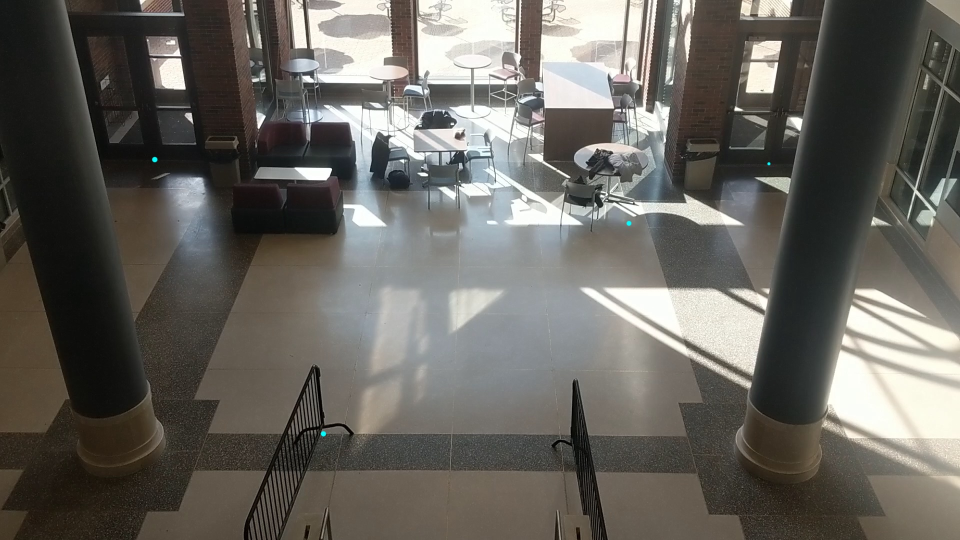
#> input picture camera_reference.jpg, 1920 x 1080 px (shown at 1/2 size); the run also reads 1 picture not shown here
$ python 2d_mapping.py
#> lines starting #> are read from the running program, lines starting #| are printed output that depends on the picture; after the words box and inside, x2 and y2 are one past the last pixel; in counts of white or black regions, pixels touching at a corner belong together
import numpy as np
import cv2
import operator
import displayer

def coord_extraction (img):

    # Load the image
#> called with img = 'camera_reference.jpg'
    image = cv2.imread(img)
#> image is the input picture: shape (1080, 1920, 3); mean B, G, R 94, 99.9, 102.5
    width = image.shape[1]
#> width = 1920
    height= image.shape[0]
#> height = 1080
    if width < 200 or height < 200:
        resize_factor = 10
        dwidth = int(width*resize_factor)
        dheight= int(height*resize_factor)
        dim = (dwidth,dheight)
        resized = cv2.resize(image,dim)
        hsv = cv2.cvtColor(resized, cv2.COLOR_BGR2HSV)
    else:
        hsv = cv2.cvtColor(image, cv2.COLOR_BGR2HSV)
#> hsv: shape (1080, 1920, 3); mean H, S, V 38, 37.9, 104.3

    # Filter blue color
    lower_blue = np.array([35, 140, 60])
    upper_blue = np.array([255, 255, 180])
    mask = cv2.inRange(hsv, lower_blue, upper_blue)
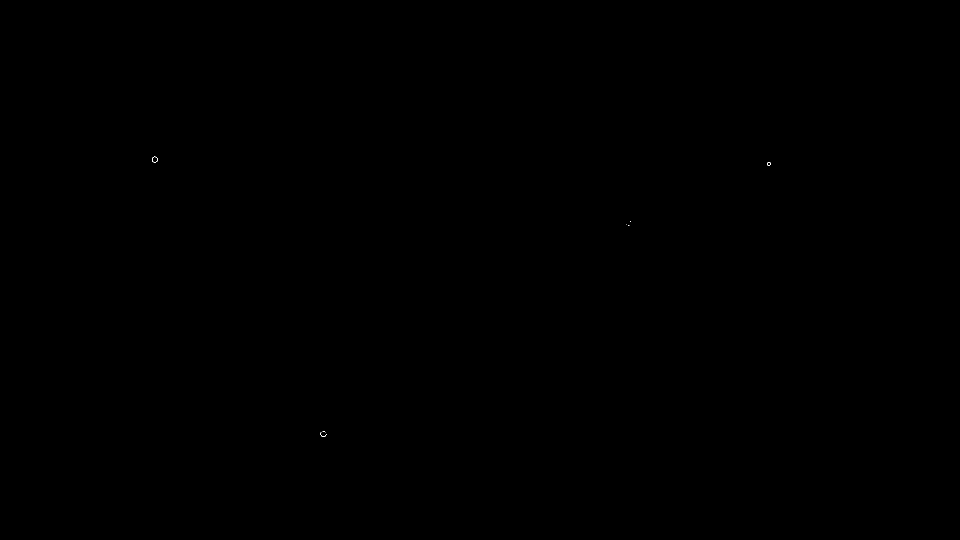
#> mask: shape (1080, 1920) (shown at 1/2 size); 0% white in thin lines or dots, all inside (x1, y1, x2, y2) = (304, 313, 1542, 874)
    coord=cv2.findNonZero(mask)
#> coord = contour of 98 points, box (x1, y1, x2, y2) (304, 313, 1542, 874), area 311394

    if width < 200 or height < 200:
        res = cv2.bitwise_and(resized,resized, mask= mask)
    else:
        res = cv2.bitwise_and(image,image, mask= mask)
    #cv2.imshow('res',res)
    #cv2.waitKey(0)
    #cv2.destroyAllWindows()

    x_coordinate = np.array([])
    y_coordinate = np.array([])

    # Put all coordinates that are blue in a list
    for pt in coord:
        x,y = np.split(pt[0],2)
        x_coordinate = np.append(x_coordinate,x[0])
        y_coordinate = np.append(y_coordinate,y[0])
#> this loop made 98 passes
#> (x, y) on passes 13 to 24: ([304], [317]), ([314], [317]), ([304], [318]), ([314], [318]), ([315], [318]), ([304], [319]), ([314], [319]), ([315], [319]), ([304], [320]), ([314], [320]), ([315], [320]), ([304], [321])
#> (x, y, x_coordinate, y_coordinate) on passes 1 to 6: ([308], [313], [308], [313]), ([309], [313], [308, 309], [313, 313]), ([310], [313], [308, 309, 310], [313, 313, 313]), ([306], [314], [308, 309, 310, 306], [313, 313, 313, 314]), ([307], [314], [308, 309, 310, 306, 307], [313, 313, 313, 314, 314]), ([311], [314], [308, 309, 310, 306, 307, 311], [313, 313, 313, 314, 314, 314])
#> after the loop, x_coordinate = 98 values, max 1541 at index 45, min 304 at index 9, mean 774.8; y_coordinate = 98 values from 313 to 873

    coord_list = []
    for i in range (0,x_coordinate.size):
        coord_list.append((x_coordinate[i],y_coordinate[i]))
#> after the loop, coord_list = 98 pairs, first value 304 to 1541, second value 313 to 873

    coord_list.sort(key = operator.itemgetter(0))

    # Group the coordinates
    x_coordinate = []
    y_coordinate = []
    for pt in coord_list:
        x,y = pt
        x_coordinate.append(x)
        y_coordinate.append(y)
#> this loop made 98 passes
#> (x, y) on passes 1 to 12: (304, 316), (304, 317), (304, 318), (304, 319), (304, 320), (304, 321), (305, 315), (305, 316), (305, 322), (305, 323), (306, 314), (306, 323)
#> after the loop, x_coordinate = 98 values from 304 to 1541; y_coordinate = 98 values, max 873 at index 50, min 313 at index 14, mean 502.8

    x_coord = [[]]
    x_coord[0].append(x_coordinate[0])
    axis_value = 0

    for i in range(1,len(x_coordinate)):
        if np.abs(x_coordinate[i] - x_coordinate[i-1]) >= 100:
            x_coord.append([])
            axis_value += 1
        x_coord[axis_value].append(x_coordinate[i])
#> this loop made 97 passes
#> after the loop, axis_value = 3; x_coord = 4 items

    y_coord = [[]]
    y_coord[0].append(y_coordinate[0])
    axis_value = 0
    incr = 1

    for j in range(1,len(y_coordinate)):
        if incr == len(x_coord[axis_value]):
            y_coord.append([])
            axis_value += 1
            incr = 0
        y_coord[axis_value].append(y_coordinate[j])
        incr += 1
#> this loop made 97 passes
#> incr on passes 1 to 12: 2, 3, 4, 5, 6, 7, 8, 9, 10, 11, 12, 13
#> after the loop, axis_value = 3; incr = 24; y_coord = 4 items

    pt_x = []
    pt_y = []

    # Calculate average of x/y values of each group
    for x in x_coord:
        if width < 200 or height < 200:
            mean = np.mean(x)
            mean = int(mean/10)
        else:
            mean = int(np.mean(x))
        pt_x.append(mean)
#> this loop made 4 passes
#> (x, mean) on pass 3: ([1253, 1256, 1257, 1259, 1260, 1261], 1257)
#> mean on passes 1, 2, 4: 309, 646, 1537
#> after the loop, pt_x = [309, 646, 1257, 1537]

    for y in y_coord:
        if width < 200 or height < 200:
            mean = np.mean(y)
            mean = int(mean/10)
        else:
            mean = int(np.mean(y))
        pt_y.append(mean)
#> this loop made 4 passes
#> (y, mean) on pass 3: ([448, 451, 451, 451, 442, 443], 447)
#> mean on passes 1, 2, 4: 318, 868, 327
#> after the loop, pt_y = [318, 868, 447, 327]


    pts = np.stack((pt_x, pt_y), axis=-1)
#> pts = [[309, 318], [646, 868], [1257, 447], [1537, 327]]
    return pts

def transform_2d():
	#TODO: find out how to get the points
	camera_pts = coord_extraction('camera_reference.jpg')
#> camera_pts = [[309, 318], [646, 868], [1257, 447], [1537, 327]]
	fl_plan_pts = coord_extraction('2d_reference.png')
#> call 2 of coord_extraction, with img = '2d_reference.png'
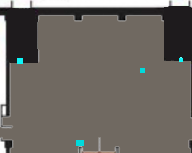
#> input picture 2d_reference.png, 192 x 153 px
#> in coord_extraction, image is the input picture: shape (153, 192, 3); mean B, G, R 98.1, 103.9, 108.6
#> in coord_extraction (call 2), `hsv = cv2.cvtColor(resized, cv2.COLOR_BGR2HSV)`: hsv: shape (1530, 1920, 3); mean H, S, V 34.7, 30.1, 109.7
#> in coord_extraction (call 2), `mask = cv2.inRange(hsv, lower_blue, upper_blue)`:
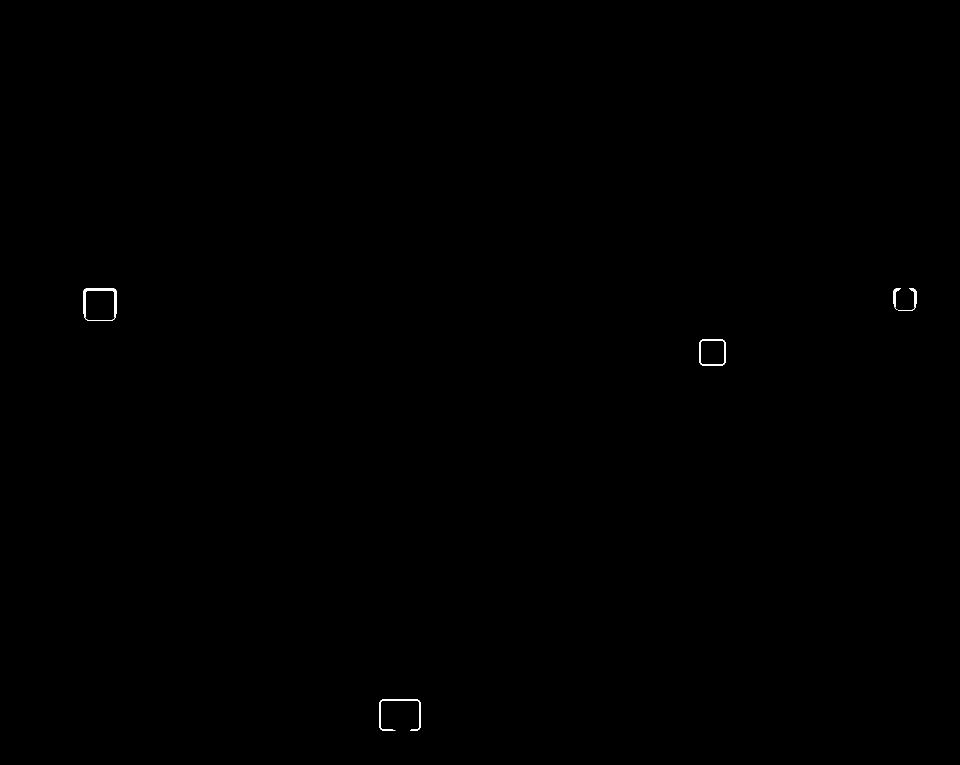
#> mask: shape (1530, 1920) (shown at 1/2 size); 0.09% white; 5 white regions, box (x1, y1, x2, y2) and area: (166, 576, 234, 641) 1022, (759, 1399, 841, 1461) 676, (1399, 679, 1451, 731) 552, (1796, 576, 1834, 621) 260, (1786, 576, 1801, 620) 235
#> in coord_extraction (call 2), `coord=cv2.findNonZero(mask)`: coord = contour of 2745 points, box (x1, y1, x2, y2) (166, 576, 1834, 1461), area 494413
#> the loop in coord_extraction (call 2), `for pt in coord:` made 2745 passes
#> (pt, x) on passes 13 to 15: ([[187, 576]], [187]), ([[188, 576]], [188]), ([[189, 576]], [189])
#> after the loop in coord_extraction (call 2), `for pt in coord:`: x_coordinate = 2745 values, max 1833 at index 664, min 166 at index 526, mean 883.7; y_coordinate = 2745 values from 576 to 1460
#> after the loop in coord_extraction (call 2), `for i in range (0,x_coordinate.size):`: coord_list = 2745 pairs, first value 166 to 1833, second value 576 to 1460
#> the loop in coord_extraction (call 2), `for pt in coord_list:` made 2745 passes
#> (x, y) on passes 1 to 3: (166, 584), (166, 585), (166, 586)
#> after the loop in coord_extraction (call 2), `for pt in coord_list:`: x_coordinate = 2745 values from 166 to 1833; y_coordinate = 2745 values, max 1460 at index 1207, min 576 at index 336, mean 822.5
#> after the loop in coord_extraction (call 2), `for i in range(1,len(x_coordinate)):`: axis_value = 3
#> the loop in coord_extraction (call 2), `for x in x_coord:` made 4 passes
#> the loop in coord_extraction (call 2), `for y in y_coord:` made 4 passes

	#Open camera and floor plan
	cam_img = cv2.imread('00000.jpg',cv2.IMREAD_COLOR)
	fl_plan_img = cv2.imread('floor_plan.png',cv2.IMREAD_COLOR)

	#Calculate H matrix
	H,stat = cv2.findHomography(camera_pts,fl_plan_pts)

	#pt is the point to 2D map
	pt = np.array(camera_pts, dtype='float32')
	pt = np.array([pt])

	#get the mapping array
	req_map = cv2.perspectiveTransform(pt,H)
	circle_rad = 5
	circ_col = (255,0,0)
	thickness = -1

	mapp = req_map[0]
	#print(displayer.req_point_list)

	#Draw the points on camera and floor plan
	for cord in mapp:
		center = (int(cord[0]),int(cord[1]))
		fl_plan_img = cv2.circle(fl_plan_img,center,circle_rad,circ_col,thickness)
#> this loop made 4 passes
#> cord on passes 1 to 4: [19, 59], [79, 142], [142, 70], [180, 59]

	for pt in camera_pts:
		center = (int(pt[0]),int(pt[1]))
		cam_img = cv2.circle(cam_img,center,circle_rad,circ_col,thickness)
#> this loop made 4 passes
#> cam_img: shape (1080, 1920, 3); mean B, G, R 94, 99.9, 102.4
	cv2.imshow("fl_plan_img",fl_plan_img)
	cv2.waitKey(0)
	cv2.destroyAllWindows()

def main():
	transform_2d()

if __name__=="__main__":
	main()
